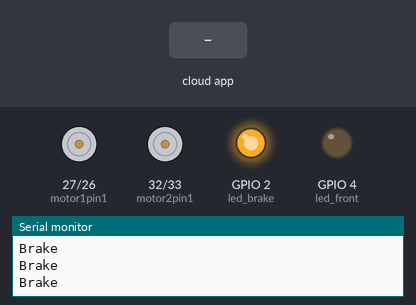
A sketch run on a simulated ESP32. Parts: motor-driver pin pairs drawn as motors (green arrow = first pin HIGH = forward, orange = second pin HIGH = backward, longer = more drive, scaled by the enable pin), output pins drawn as LEDs (lit = HIGH), the last lines printed to the serial monitor. The inputs (shaded band) are chosen by the test bench. WiFi joins after 1.5 s; servers stay silent unless stated; the Firebase database answers and starts empty.

Above: at 3.7 s.
3.8 s: the phone or cloud app sets motor to 4
At 4.4 s:
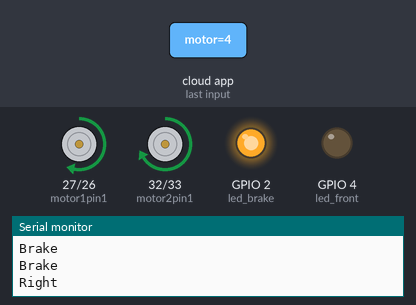
6.8 s: the phone or cloud app sets motor to 2
At 9.1 s:
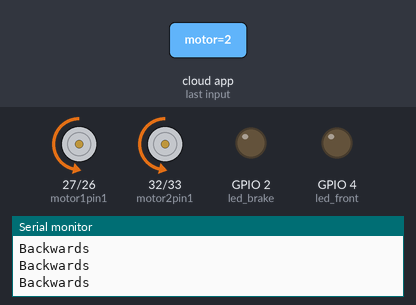
9.8 s: the phone or cloud app sets led to 1
At 10.8 s:
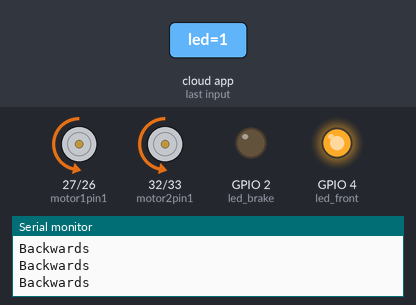
11.3 s: the phone or cloud app sets motor to 1
At 12.6 s:
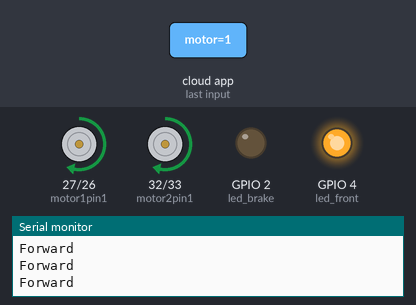
12.9 s: the phone or cloud app sets motor to 3
At 13.9 s:
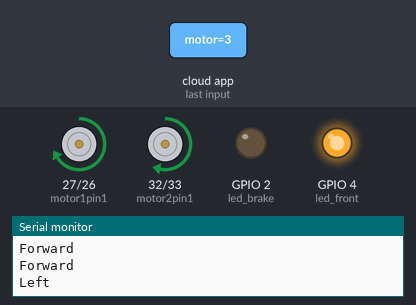
15.9 s: the phone or cloud app sets led to 0
At 18.6 s:
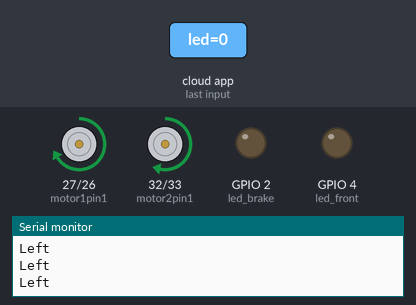
Timing chart, 0 to 19.9 s (numbered marks = the images above; inputs shaded):
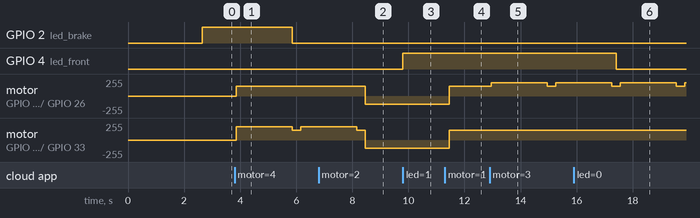

The sketch:

esp_fire.ino
```cpp
#include <WiFi.h>
#include <IOXhop_FirebaseESP32.h>
#include <analogWrite.h>
#if defined(ESP32)
  #include <WiFi.h>
#elif defined(ESP8266)
  #include <ESP8266WiFi.h>
#endif

#define FIREBASE_Host "smarc-90461-default-rtdb.firebaseio.com"                   // replace with your Firebase Host
#define FIREBASE_authorization_key "Tt8dHsbmfyGOXX844Aeq0B8iMCRk4SEITfEvve89" // replace with your secret key
#define Your_SSID "Yudi1"       // replace with your SSID
#define Your_PASSWORD "Yudi1807"          //replace with your Password

int led;
int motor;                                                     // LED State
int motor1pin1 = 27;
int motor1pin2 = 26;
int en1 = 12;
int motor2pin1 = 32;
int motor2pin2 = 33;
int en2 = 13;
int led_brake = 2;
int led_front = 4;


void setup() {

  Serial.begin(115200);
  delay(1000);
  pinMode(2, OUTPUT);
  WiFi.begin(Your_SSID, Your_PASSWORD);
  Serial.print("Connecting to WIFI");
  while (WiFi.status() != WL_CONNECTED) {
  Serial.print(".");
  delay(500);
  }

  Serial.println();
  Serial.print("Connected to WIFI!");
  Serial.println();
  Serial.print("IP Address: ");
  Serial.println(WiFi.localIP());                                                      //print local IP address
  Firebase.begin(FIREBASE_Host, FIREBASE_authorization_key);                                       // connect to firebase

  pinMode(motor1pin1, OUTPUT);
  pinMode(motor1pin2, OUTPUT);
  pinMode(motor2pin1, OUTPUT);
  pinMode(motor2pin2, OUTPUT);

  pinMode(en1, OUTPUT);
  pinMode(en2, OUTPUT);

  pinMode(led_brake, OUTPUT);
  pinMode(led_front, OUTPUT);

}

void loop() {

  motor = Firebase.getInt("/esp32/motor");
  switch (motor) {
    case 1:
      Serial.println("Forward");
      analogWrite(en1, 150); //ENA pin
      analogWrite(en2, 150); //ENB pin
      digitalWrite(motor1pin1, HIGH);
      digitalWrite(motor1pin2, LOW);
      digitalWrite(motor2pin1, HIGH);
      digitalWrite(motor2pin2, LOW);
      digitalWrite(led_brake, LOW);
      break;

    case 2:
      Serial.println("Backwards");
      analogWrite(en1, 125); //ENA pin
      analogWrite(en2, 125); //ENB pin
      digitalWrite(motor1pin1, LOW);
      digitalWrite(motor1pin2, HIGH);
      digitalWrite(motor2pin1, LOW);
      digitalWrite(motor2pin2, HIGH);
      digitalWrite(led_brake, LOW);
      break;

     case 4:
       Serial.println("Right");
       analogWrite(en1, 150); //ENA pin
       analogWrite(en2, 200); //ENB pin
       digitalWrite(motor1pin1, HIGH);
       digitalWrite(motor1pin2, LOW);
       digitalWrite(motor2pin1, HIGH);
       digitalWrite(motor2pin2, LOW);
       delay (2000);
       analogWrite(en1, 150); //ENA pin
       analogWrite(en2, 150); //ENB pin
       digitalWrite(motor1pin1, HIGH);
       digitalWrite(motor1pin2, LOW);
       digitalWrite(motor2pin1, HIGH);
       digitalWrite(motor2pin2, LOW);
       digitalWrite(led_brake, LOW);
       break;

     case 3:
       Serial.println("Left");
       analogWrite(en1, 200); //ENA pin
       analogWrite(en2, 150); //ENB pin
       digitalWrite(motor1pin1, HIGH);
       digitalWrite(motor1pin2, LOW);
       digitalWrite(motor2pin1, HIGH);
       digitalWrite(motor2pin2, LOW);
       delay (2000);
       analogWrite(en1, 150); //ENA pin
       analogWrite(en2, 150); //ENB pin
       digitalWrite(motor1pin1, HIGH);
       digitalWrite(motor1pin2, LOW);
       digitalWrite(motor2pin1, HIGH);
       digitalWrite(motor2pin2, LOW);
       digitalWrite(led_brake, LOW);
       break;

     case 0:
       Serial.println("Brake");
       analogWrite(en1, 0); //ENA pin
       analogWrite(en2, 0); //ENB pin
       digitalWrite(motor1pin1, LOW);
       digitalWrite(motor1pin2, LOW);
       digitalWrite(motor2pin1, LOW);
       digitalWrite(motor2pin2, LOW);
       digitalWrite(led_brake, HIGH);
       break;
  }

  led  = Firebase.getInt("/esp32/led");
  switch (led) {
    case 1:
      digitalWrite(led_front, HIGH);
      break;
    case 0:
      digitalWrite(led_front, LOW);
      break;
  }

}
```

Measured:
- after the input at 3.8 s, GPIO 2 (led_brake): HIGH → LOW after 2.1 s; motor on GPIO 27 (motor1pin1) / GPIO 26 (motor1pin2): stopped → forward 150/255 after 0.05 s; motor on GPIO 32 (motor2pin1) / GPIO 33 (motor2pin2): stopped → forward 200/255 after 0.05 s, → forward 150/255 2.0 s later, → forward 200/255 0.30 s later
- after the input at 6.8 s, motor on GPIO 27 (motor1pin1) / GPIO 26 (motor1pin2): forward 150/255 → backward 125/255 after 1.7 s
- after the input at 9.8 s, GPIO 4 (led_front): LOW → HIGH at once
- after the input at 11.3 s, motor on GPIO 27 (motor1pin1) / GPIO 26 (motor1pin2), motor on GPIO 32 (motor2pin1) / GPIO 33 (motor2pin2): backward 125/255 → forward 150/255 after 0.16 s
- after the input at 12.9 s, motor on GPIO 27 (motor1pin1) / GPIO 26 (motor1pin2): forward 150/255 → forward 200/255 after 0.06 s, → forward 150/255 2.0 s later, → forward 200/255 0.30 s later
- after the input at 15.9 s, GPIO 4 (led_front): HIGH → LOW after 1.5 s
